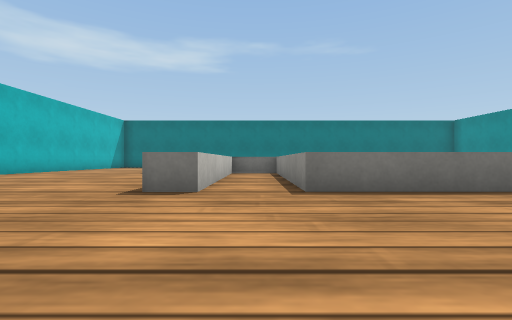
View 1 (above)

16 first-person views from a walk through a Webots world. The camera is 0.08 m above the floor, looks level and sees 85° across. The floor is counted in squares, 0.2 m on a side. Each view is taken from the middle of a square. On the plan, view 1 faces up. The plan holds only what a view shows up to about 9 squares ahead; the rest is blank. Robots are left out. Simple shapes and patterns stand in for the simulator's stock objects.

View 2
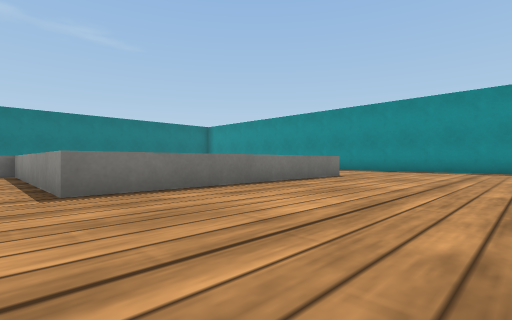

View 3
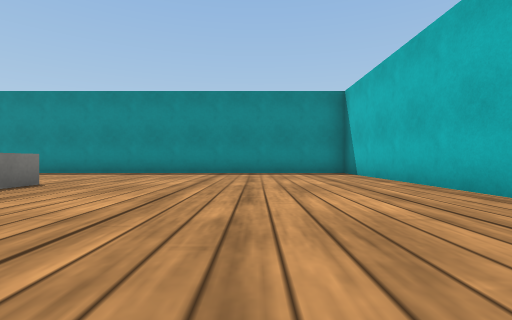

View 4
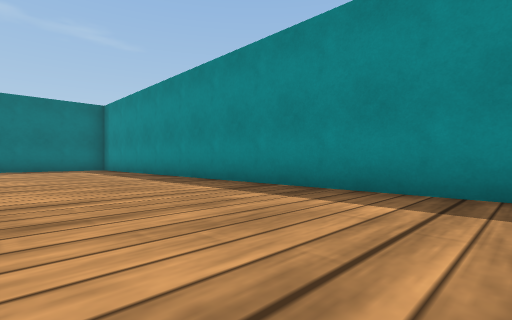

View 5
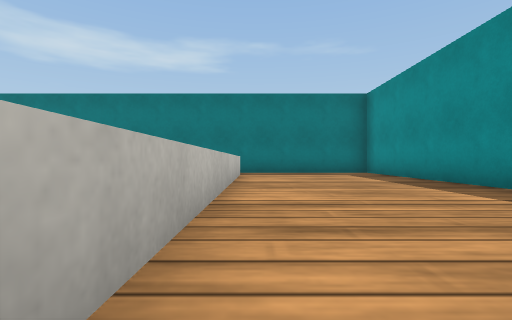

View 6
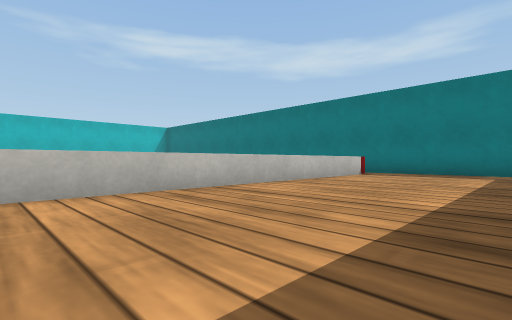

View 7
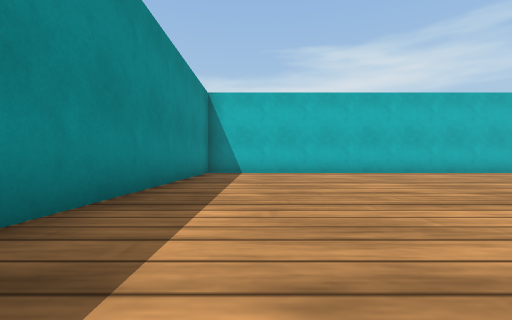

View 8
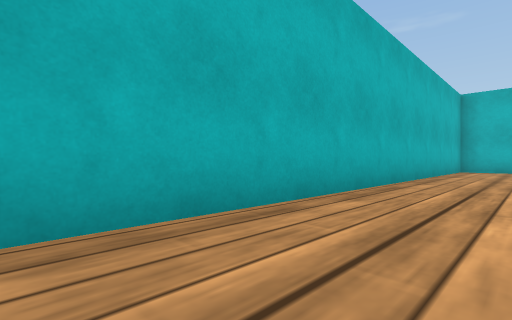

View 9
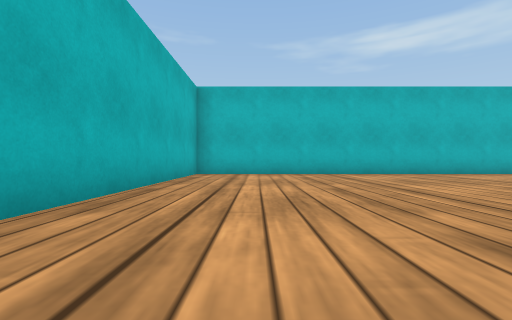

View 10
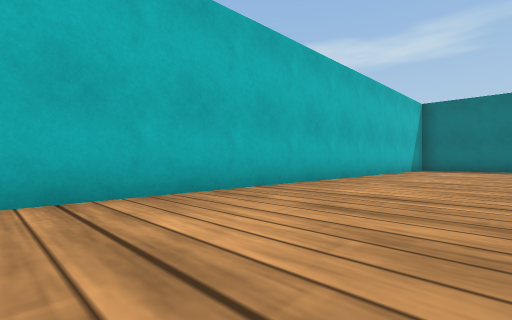

View 11
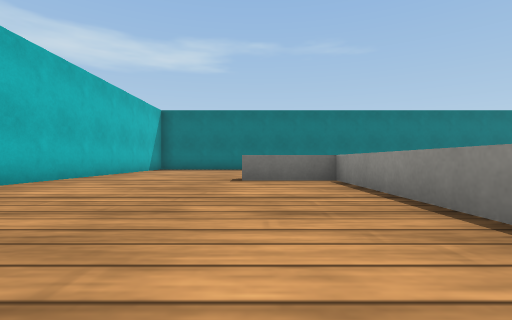

View 12
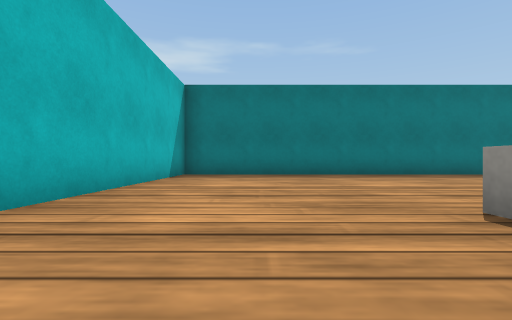

View 13
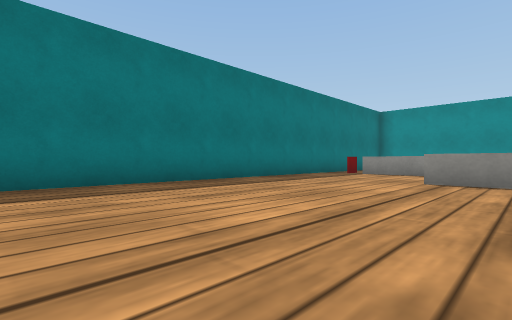

View 14
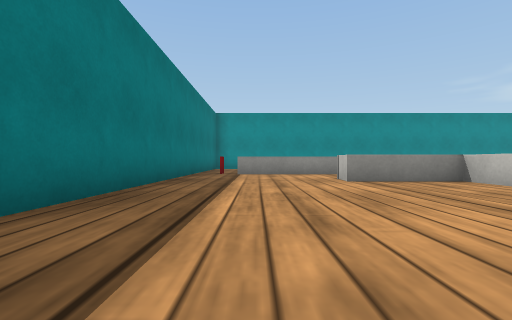

View 15
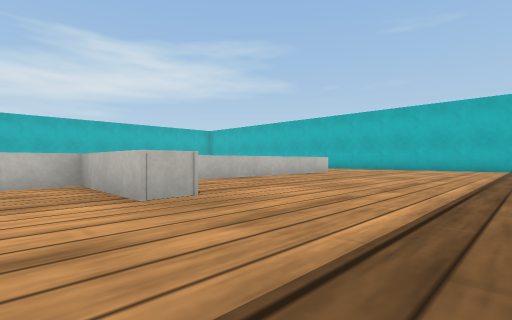

View 16
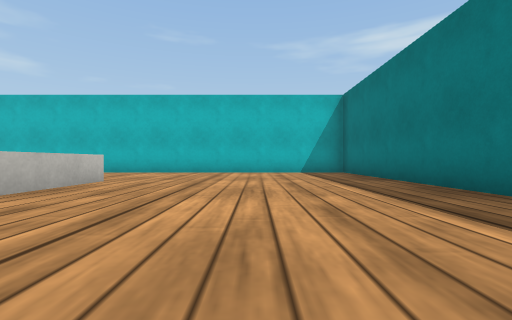

### Floor plan
Points are (right, up) in squares from view 1. A wall is a line through its corners. A room is listed if a view was taken in it or the views show most of it. See-through windows are left out.
Room 1 (views 1, 2, 3, 4, 5, 6, 7, 8, 9)
walls: (6.6, 3.5) (0.6, 3.5) (0.6, 8.5) (-0.7, 8.5) (-0.7, 3.5); (6.6, 13.6) (6.6, 6.1); (-0.5, -2.7) (10.5, -2.7) (10.5, 14.8) (6, 14.8)
ways out: opening at (-1, 0.5) to room 2
Room 2 (views 10, 11, 12)
walls: (-1.4, 4.6) (-1.4, 8.5) (-3.4, 8.5); (-0.7, 3.5) (-1.5, 3.5); (-7, 9.6) (-7, -2.7) (-0.5, -2.7)
ways out: opening at (-1, 0.5) to room 1; opening at (-5, 9) to room 3
Room 3 (views 13, 14, 16)
walls: (-3.4, 9.1) (3.2, 9.1) (3.2, 11.3) (3.9, 11.3); (4.5, 14.8) (-7, 14.8) (-7, 9.6)
ways out: opening at (-5, 9) to room 2; opening at (3.5, 13) to room 4
Room 4 (view 15)
walls: (3.9, 11.3) (3.9, 9.1) (4.9, 9.1); (5.9, 10.6) (5.9, 13.6); (6, 14.8) (4.5, 14.8)
ways out: opening at (3.5, 13) to room 3

Positions as (right, up) in squares from view 1, and headings:
1: (0, 0), facing up
2: (0, 0), facing up-right
3: (2, 0), facing right
4: (7, 3), facing up-right
5: (7, 6), facing up
6: (10, 6), facing up-left
7: (9, 6), facing down
8: (4, -1), facing down-left
9: (1, -1), facing left
10: (-4, 3), facing up-left
11: (-3, 3), facing up
12: (-5, 7), facing up
13: (-2, 10), facing up-right
14: (-2, 13), facing right
15: (5, 14), facing down-left
16: (2, 12), facing left
